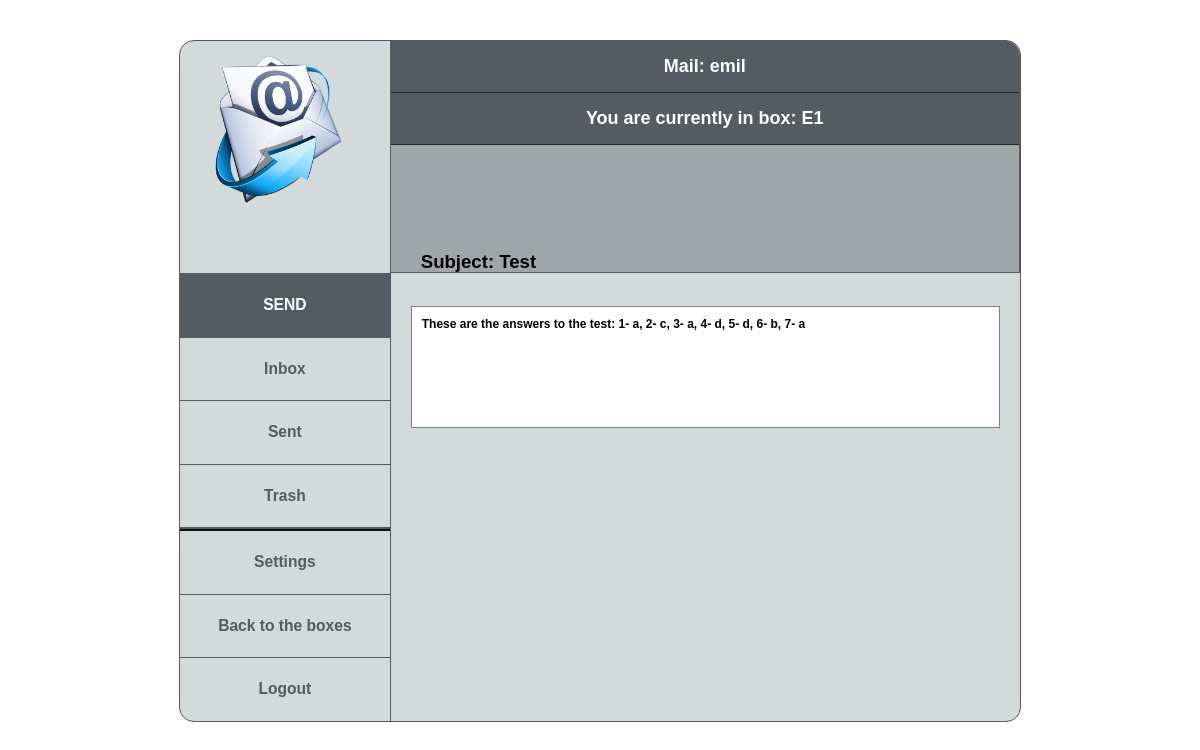
Page /php/homepage.php?from=inbox&box=E1&messege=5 (signed in) on the committed database.
### tables this page shows
CREATE TABLE `inbox` (
  `msg_id` int(11) NOT NULL,
  `cr_box_id` varchar(16) NOT NULL,
  `rec_box_id` varchar(16) NOT NULL,
  `creator_id` varchar(50) NOT NULL,
  `recipient_id` varchar(50) NOT NULL,
  `subject` varchar(50) NOT NULL,
  `msg_body` text NOT NULL,
  `create_date` date NOT NULL
);

### php/homepage.php (the view, shortened to what this page needs)
<?php
include_once("connect.php");
?>
<!DOCTYPE html>
<html>
<head>
	<link rel="stylesheet" type="text/css" href="../css/styles.css">
	<link rel="stylesheet" type="text/css" href="../css/homepage.css">
	<link rel="stylesheet" type="text/css" href="../css/tables.css">
</head>
<body>
	<div class="wrapper">
		<div class="top">
			<div class="left">
				<img id="logo" src="../logo.png">
			</div>
			<div class="right">
				<h2> Mail:
					<?php
					echo $_SESSION["s_user"];
					?>
				</h2>
				<h2> You are currently in box: <?php echo $_SESSION["s_box"]; ?> </h2>
			</div>
		</div>
		<div class="bottom">
			<div class="left">
				<nav>
					<ul>
						<li>
							<a style="color: white; text-transform: uppercase;" href="homepage.php?box=<?php echo $_SESSION['s_box'];?>&page=send">Send</a>
						</li>
						<li>
							<a href="homepage.php?box=<?php echo $_SESSION['s_box'];?>&page=inbox">Inbox</a>
						</li>
						<li>
							<a href="homepage.php?box=<?php echo $_SESSION['s_box'];?>&page=sent">Sent</a>
						</li>
						<li>
							<a href="homepage.php?box=<?php echo $_SESSION['s_box'];?>&page=trash">Trash</a>
						</li>
						<li>
							<a href="homepage.php?box=<?php echo $_SESSION['s_box'];?>&page=settings">Settings</a>
						</li>
						<li>
							<a href="usermails.php">Back to the boxes</a>
						</li>
						<li>
							<a href="homepage.php?box=<?php echo $_SESSION['s_box'];?>&page=logout">Logout</a>
						</li>
					</ul>
				</nav>
			</div>
			<div class="right">
				<?php
					$box_id = $_REQUEST["box"];
					@$mid = $_REQUEST["messege"];
					@$from = $_REQUEST["from"];
					$query = "";
					if ($mid && $from) {
						if ($from == "inbox") {
							$query = "SELECT * FROM inbox WHERE msg_id = '$mid' AND rec_box_id = '$box_id'";
						} else if ($from == "sent") {
							$query = "SELECT * FROM sent WHERE msg_id = '$mid' AND cr_box_id = '$box_id'";
						}
						$result = mysqli_query($conn, $query);
						$row = mysqli_fetch_object($result);
						echo "<h3> Subject: ".$row->subject."</h3><br>";
						echo "<h4> ".$row->msg_body."</h4>";
					}
				?>
			</div>
		</div>
	</div>
</body>
</html>

### css/styles.css (style rules this page uses)
body { font-family: Arial; font-size: 12px; margin: 0; }
.wrapper { display: block; height: 85vh; width: 70%; margin: 40px auto; border-radius: 15px; border: 1px solid #56565b; background: #d3dadb; }

### css/homepage.css (style rules this page uses)
.top, .bottom { display: flex; flex-direction: row; box-sizing: border-box; }
.top { height: 29vh; }
.left { width: 25%; border-right: 1px solid #545b63; }
.right { width: 75%; }
.left img { display: block; margin: 15px auto; width: 150px; height: auto; }
h2 { border-bottom: 1px solid #252626; padding: 15px 10px; margin: 0; text-align: center; background: #545b63; color: white; }
h2:first-of-type { border-top-right-radius: 14px; }
a { text-decoration: none; color: #545b63; font-weight: bold; }
ul { list-style-type: none; margin: 0; padding: 0; font-size: 130%; display: flex; flex-direction: column; height: 56vh; line-height: 7.7vh; vertical-align: middle; overflow-y: auto; }
li { margin: 0; text-align: center; flex-basis: 0; flex-grow: 1; border-top: 1px solid #545b63;; }
.top .right { background: #9ea6a9; border-top-right-radius: 15px; border-right: 0.5px solid #545b63; border-bottom: 1px solid #545b63; }
li:first-of-type { background: #545b63; }
li:nth-of-type(5) { border-top: 4px ridge #545b63; }
h4 { margin: 0 20px; background: white; border: 1px solid grey; min-height: 100px; padding: 10px; }

### css/tables.css (style rules this page uses)
h3 { margin-top: -22px; padding-left: 30px; font-size: 155%; }

### rows in the picture
inbox: subject "Test", msg_body "These are the answers to the test: 1- a, 2- c, 3- a, 4- d, 5- d, 6- b, 7- a"

### other values in the picture
$_SESSION["s_user"] "emil"
$_SESSION["s_box"] "E1"
